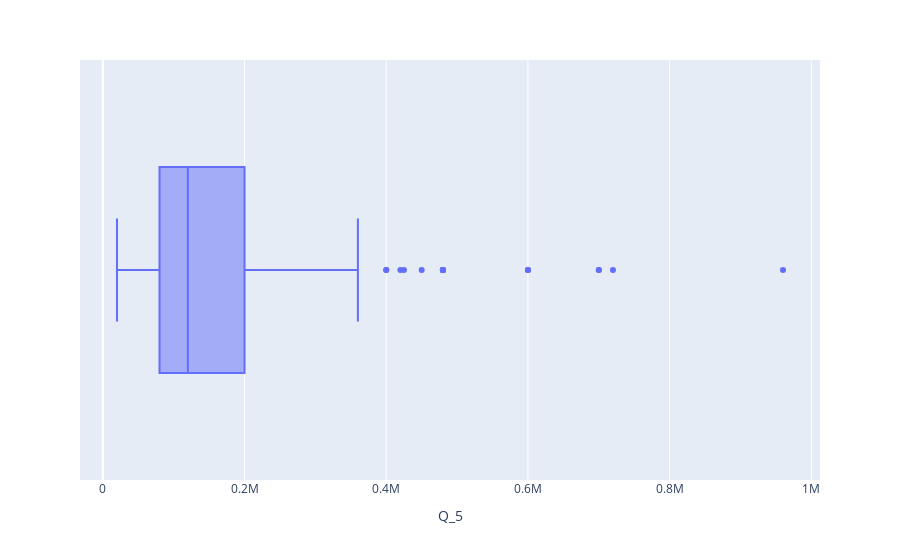

Source (notebook cell):
### Code cell
px.box(df, 'Q_5')

### Figure 1 — Plotly figure (JSON) as saved in the notebook; plotly's stock layout.template omitted (floating-point values rounded to 4 significant figures; data arrays with more than 128 entries replaced by an {"elided": "..."} marker saying what was removed)
{"data": [{"alignmentgroup": "True", "hovertemplate": "Q_5=%{x}<extra></extra>", "legendgroup": "", "marker": {"color": "#636efa"}, "name": "", "notched": false, "offsetgroup": "", "orientation": "h", "showlegend": false, "type": "box", "x": {"elided": "179 int values"}, "x0": " ", "xaxis": "x", "y0": " ", "yaxis": "y"}], "layout": {"autosize": true, "boxmode": "group", "legend": {"tracegroupgap": 0}, "margin": {"t": 60}, "xaxis": {"anchor": "y", "autorange": true, "domain": [0, 1], "range": [-32220.0, 1012000.0], "title": {"text": "Q_5"}, "type": "linear"}, "yaxis": {"anchor": "x", "autorange": true, "domain": [0, 1], "range": [-0.5, 0.5], "type": "category"}}}
